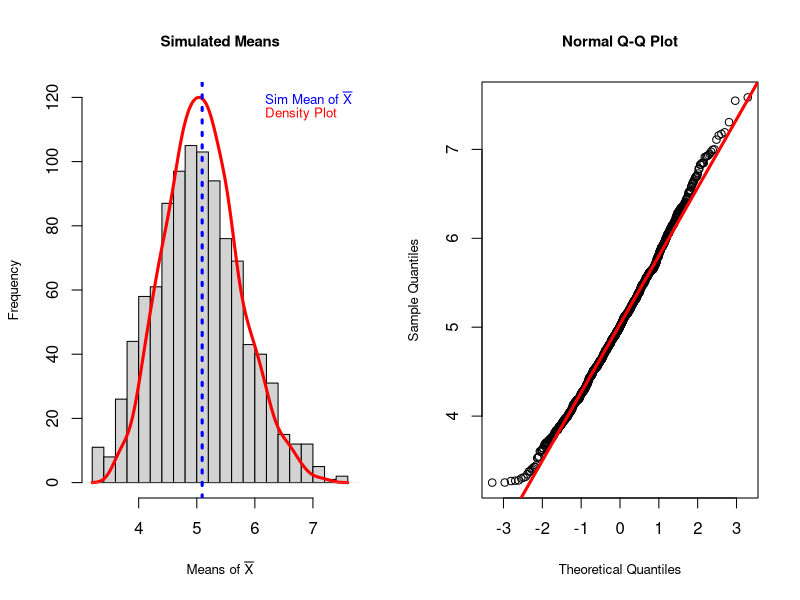
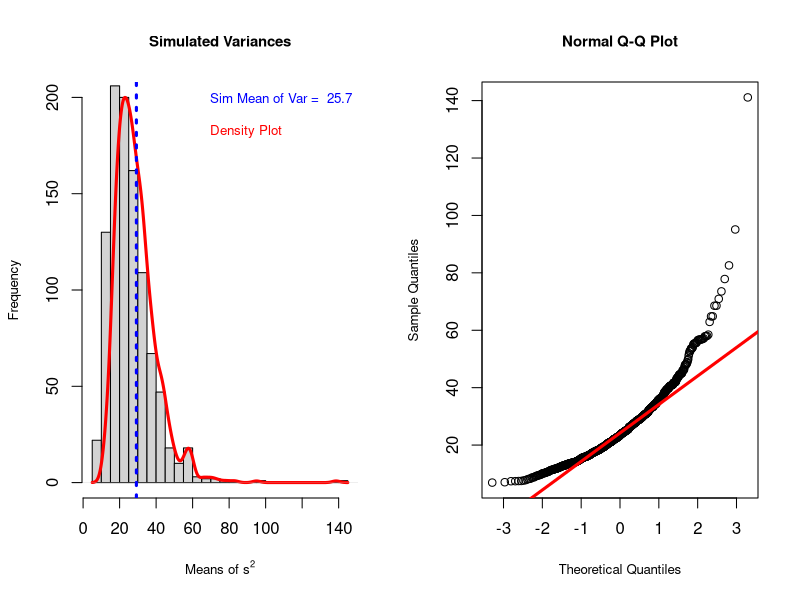
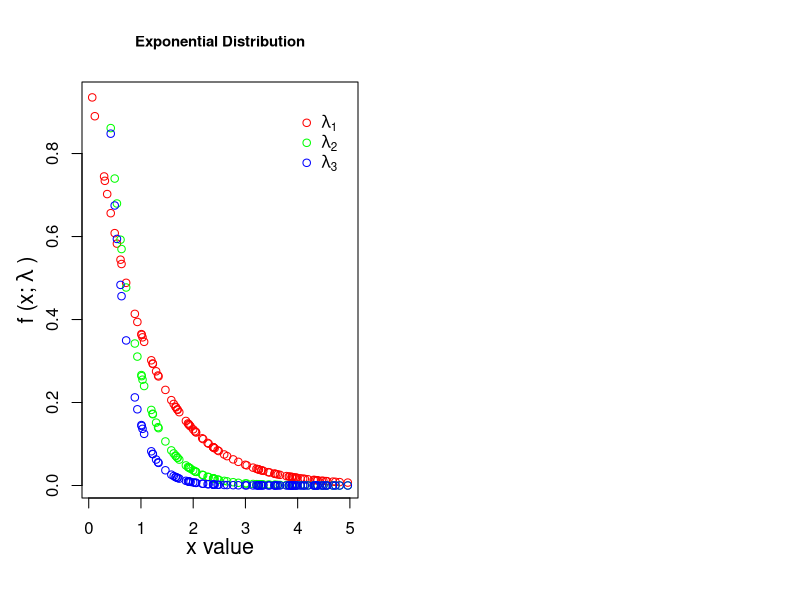
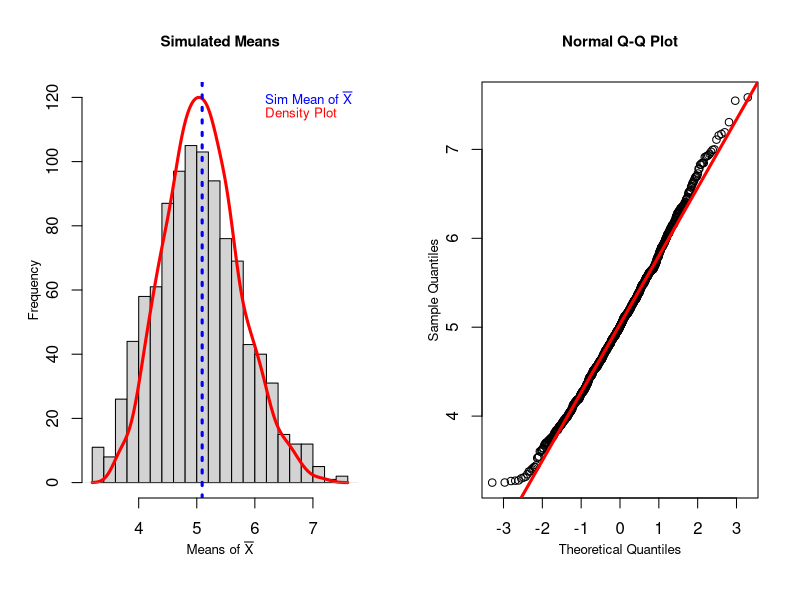
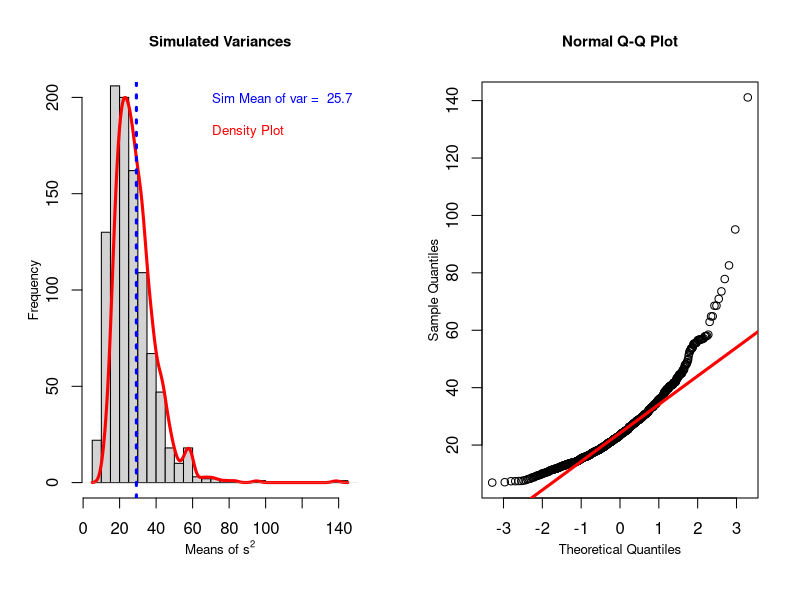

These charts were generated, in order, by the following R code:
## ---- chunk 1
# create simulation
set.seed(5)  # set seed for randomization for reproducibility
lambda <- 0.2  # set value of constant lambda
sample_size <- 40  # set sample size
sim <- 1000  # set number of simulations to run
sim_means <- replicate(sim, mean(rexp(sample_size, lambda))) # run simulation

# create plots
par(mfrow = c(1, 2)) # set parameters 
# histogram of simulation
hist(sim_means, breaks = 20, main = "Simulated Means", 
     xlab = expression(paste("Means of ", bar(X))), ylim = c(0, 120), cex.main = 0.9,
     cex.lab = 0.8) 
par(new = TRUE) 
# density plot of simulation
plot(density(sim_means), axes = FALSE, bty = "n", xlab="", ylab="", col = "red", 
     lwd = 3, main = "")
# line representing mean of simulation
abline(v = mean(sim_means), col = "blue", lwd = 3, lty = 3, xpd = FALSE) 
# create legend
legend("topright", legend = c(expression(paste("Sim Mean of ", bar(X))), "Density Plot"),        text.col = c("blue", "red"), bty = "n", cex = .8)
par(new = FALSE)

## create Q-Q Plot
qqnorm(sim_means, cex.main = 0.9, cex.lab = .8)
qqline(sim_means, col = "red", lwd = 3, xpd = FALSE)
## ---- chunk 2
shapiro.test(sim_means)
## ---- chunk 3
mean(sim_means) + c(-1, 1)*qnorm(0.975)*sd(sim_means)/sqrt(length(sim_means))
## ---- chunk 4
# run simulation
set.seed(5)  # set seed for randomization for reproducibility
lambda <- 0.2  # set value of constant lambda
sample_size <- 40  # set sample size
sim <- 1000  # set number of simulations to run
sim_var <- replicate(sim, var(rexp(sample_size, lambda))) # run simulation

# create plots
par(mfrow = c(1, 2)) # set parameters 
# histogram of simulation
hist(sim_var, breaks = 30, main = "Simulated Variances", 
    xlab = expression(paste("Means of ", s^{2})), ylim = c(0, 200), cex.main = 0.9,
    cex.lab = 0.8) 
par(new = TRUE) 
# density plot of simulation
plot(density(sim_var), axes = FALSE, bty = "n", xlab="", ylab="", col = "red", lwd = 3,
     main = "")
# line representing mean of simulation
abline(v = mean(sim_var), col = "blue", lwd = 3, lty = 3, xpd = FALSE) 
# create legend
x <- toString(round(mean(sim_var), 1))
legend("topright", legend = c(paste("Sim Mean of Var = ", x), " ", "Density Plot"), 
     text.col = c("blue", "white", "red"), bty = "n", cex = .8)
par(new = FALSE)

## create Q-Q Plot
par(cex.main = 0.9, cex.lab = .8)
qqnorm(sim_var)
qqline(sim_var, col = "red", lwd = 3, xpd = FALSE)
## ---- chunk 5
shapiro.test(sim_var)
## ---- chunk 6
mean(sim_var) + c(-1, 1)*qnorm(0.975)*sd(sim_var)/sqrt(length(sim_var))
## ---- chunk 7
rm(list = ls()) # clear environment
## ---- chunk 8
set.seed(1) # to ensure reproducibility
# randomly select values for x
x <- runif(100, 0, 5)
# set lambda values and calculate respective y values
lambda <- 1
while(lambda <= 3){
    #Calculate the y values    
    assign(paste("y", lambda, sep = ""),
           lambda*exp(-lambda*x))
    lambda <- lambda + 1
    }
# plot the three x.y groups as points
par(cex.lab=1.3, mgp = c(2, 1, 0))
plot(x, y1, type = "p", col = "red", main = "Exponential Distribution",
     xlab = "x value", ylab = expression(paste("f (x; ", lambda," )")))

points(x, y2, col = "green")
points(x, y3, col = "blue")
legend("topright", c(expression(lambda[1]), expression(lambda[2]), expression(lambda[3])), col = c("red", "green", "blue"), bty = "n", inset = .05, pch = 1, cex = 1.0)
## ---- chunk 9
# create simulation
set.seed(5)  # set seed for randomization for reproducibility
lambda <- 0.2  # set value of constant lambda
sample_size <- 40  # set sample size
sim <- 1000  # set number of simulations to run
sim_means <- replicate(sim, mean(rexp(sample_size, lambda))) # run simulation

# create plots
par(mfrow = c(1, 2)) # set parameters 
# histogram of simulation
hist(sim_means, breaks = 20, main = "Simulated Means", 
     xlab = expression(paste("Means of ", bar(X))), ylim = c(0, 120), cex.main = 0.9,
     cex.lab = 0.8) 
par(new = TRUE) 
# density plot of simulation
plot(density(sim_means), axes = FALSE, bty = "n", xlab="", ylab="", col = "red", 
     lwd = 3, main = "")
# line representing mean of simulation
abline(v = mean(sim_means), col = "blue", lwd = 3, lty = 3, xpd = FALSE) 
# create legend
legend("topright", legend = c(expression(paste("Sim Mean of ", bar(X))), "Density Plot"),        text.col = c("blue", "red"), bty = "n", cex = .8)
par(new = FALSE)

## create Q-Q Plot
qqnorm(sim_means, cex.main = 0.9, cex.lab = .8)
qqline(sim_means, col = "red", lwd = 3, xpd = FALSE)
## ---- chunk 10
# run simulation
set.seed(5)  # set seed for randomization for reproducibility
lambda <- 0.2  # set value of constant lambda
sample_size <- 40  # set sample size
sim <- 1000  # set number of simulations to run
sim_var <- replicate(sim, var(rexp(sample_size, lambda))) # run simulation

# create plots
par(mfrow = c(1, 2)) # set parameters 
# histogram of simulation
hist(sim_var, breaks = 30, main = "Simulated Variances", 
    xlab = expression(paste("Means of ", s^{2})), ylim = c(0, 200), cex.main = 0.9,
    cex.lab = 0.8) 
par(new = TRUE) 
# density plot of simulation
plot(density(sim_var), axes = FALSE, bty = "n", xlab="", ylab="", col = "red", lwd = 3,
     main = "")
# line representing mean of simulation
abline(v = mean(sim_var), col = "blue", lwd = 3, lty = 3, xpd = FALSE) 
# create legend
x <- toString(round(mean(sim_var), 1))
legend("topright", legend = c(paste("Sim Mean of var = ", x), " ", "Density Plot"), 
     text.col = c("blue", "white", "red"), bty = "n", cex = .8)
par(new = FALSE)

## create Q-Q Plot
par(cex.main = 0.9, cex.lab = .8)
qqnorm(sim_var)
qqline(sim_var, col = "red", lwd = 3, xpd = FALSE)
## ---- chunk 11
shapiro.test(sim_means)
## ---- chunk 12
shapiro.test(sim_var)
## ---- chunk 13
mean(sim_means) + c(-1, 1)*qnorm(0.975)*sd(sim_means)/sqrt(length(sim_means))
## ---- chunk 14
mean(sim_var) + c(-1, 1)*qnorm(0.975)*sd(sim_var)/sqrt(length(sim_var))
